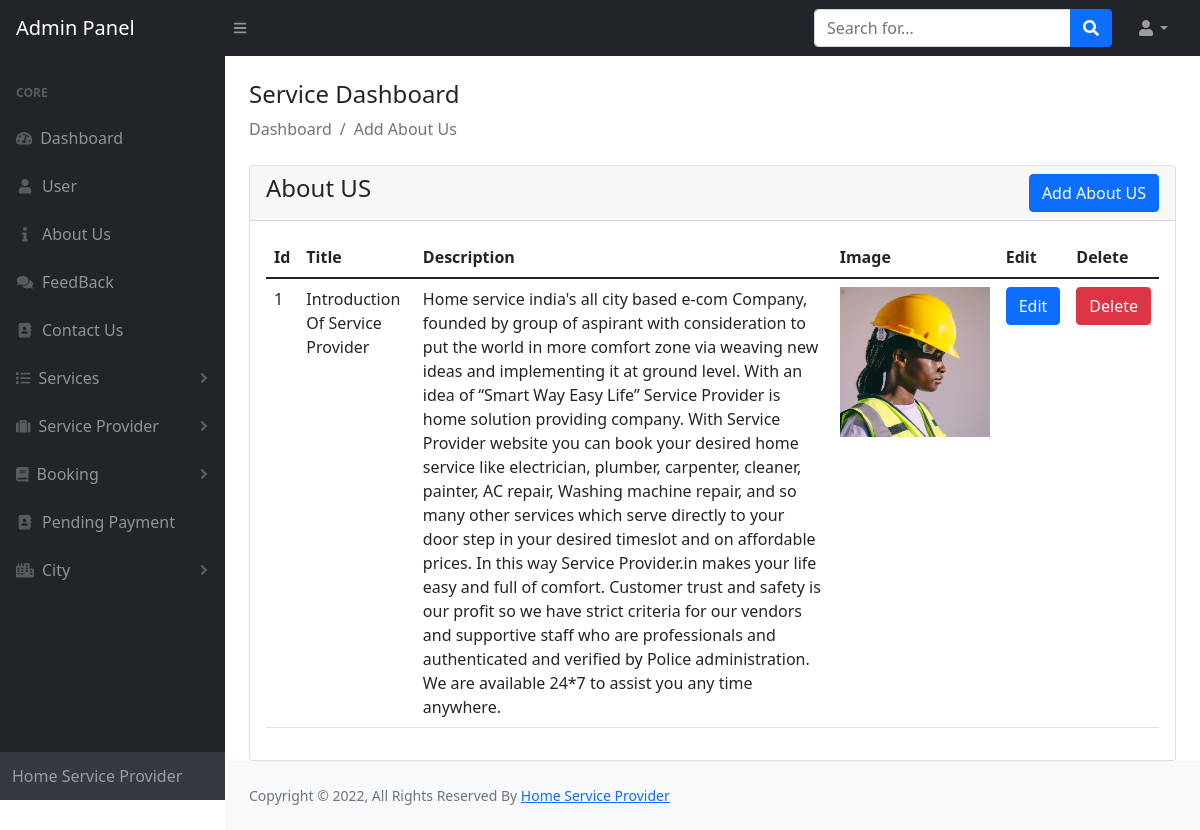
Page /admin/aboutus.php on the committed database.
### tables this page shows
CREATE TABLE `about_us` (
  `aid` int(11) NOT NULL,
  `title` varchar(50) NOT NULL,
  `description` varchar(5000) NOT NULL,
  `image` varchar(500) NOT NULL
);

### admin/aboutus.php (the view, shortened to what this page needs)
<?php
include('includes/conn.php');
$query = "SELECT * FROM about_us";
$query_run = mysqli_query($conn, $query);
?>
<?php
include('includes/header.php');
?>
<div class="container-fluid px-4">
     <h4 class="mt-4">Service Dashboard</h4>
     <ol class="breadcrumb mb-4">
         <li class="breadcrumb-item active">Dashboard</li>
         <li class="breadcrumb-item active">Add About Us</li>
     </ol>
     <div class="row">
        <div class="col-md-12">
            <div class="card">
                <div class="card-header">
                    <h4>About US
                        <a href="add-aboutus.php" class="btn btn-primary float-end">Add About US</a>
                    </h4>
                </div>
                <div class="card-body">
                    <table class="table table-resposive">
                        <thead>
                            <tr>
                                <th>Id</th>
                                <th>Title</th>
                                <th>Description</th>
                                <th>Image</th>
                                <th>Edit</th>
                                <th>Delete</th>
                            </tr>
                        </thead>
                        <tbody>
                        <?php
                          if(mysqli_num_rows($query_run) > 0)
                          {
                              while($row = mysqli_fetch_assoc($query_run))
                              {
                                  ?>
                            <tr>
                                <td><?php echo $row['aid']; ?></td>
                                <td><?php echo $row['title']; ?></td>
                                <td><?php echo $row['description']; ?></td>
                                <td><span ><img src="../gallery/<?php echo $row['image']; ?>" height="150" width="150"/></span></td>
                                <td>
                                    <form action="edit-aboutus.php" method="POST">
                                        <button type="submit" name="about_edit_btn" class="btn btn-primary">Edit</button>
                                   </form>
                                </td>
                                <td>
                                    <form action="code.php" method="POST">
                                        <button type="submit" name="about_delete_btn" class="btn btn-danger" >Delete</button>
                                   </form>
                                </td>
                            </tr>
                            <?php
                        }
                    }
                    else
                    {
                        echo "NO record found";
                    }
                    ?>
                        </tbody>
                    </table>
                </div>
            </div>
        </div>
     </div>
<?php
include('includes/footer.php');
include('includes/scripts.php');
?>

### rows in the picture
about_us: aid "1", title "Introduction Of Service Provider", description "Home service india's all city based e-com Company, founded by group of aspirant with consideration to put the world in more comfort zone via weaving new ideas and implementing it at ground level. With an idea of “Smart Way Easy Life” Service Provider is home solution providing company. With Service Provider website you can book your desired home service like electrician, plumber, carpenter, cleaner, painter, AC repair, Washing machine repair, and so many other services which serve directly to your door step in your desired timeslot and on affordable prices. In this way Service Provider.in makes your life easy and full of comfort. Customer trust and safety is our profit so we have strict…", image (picture)
